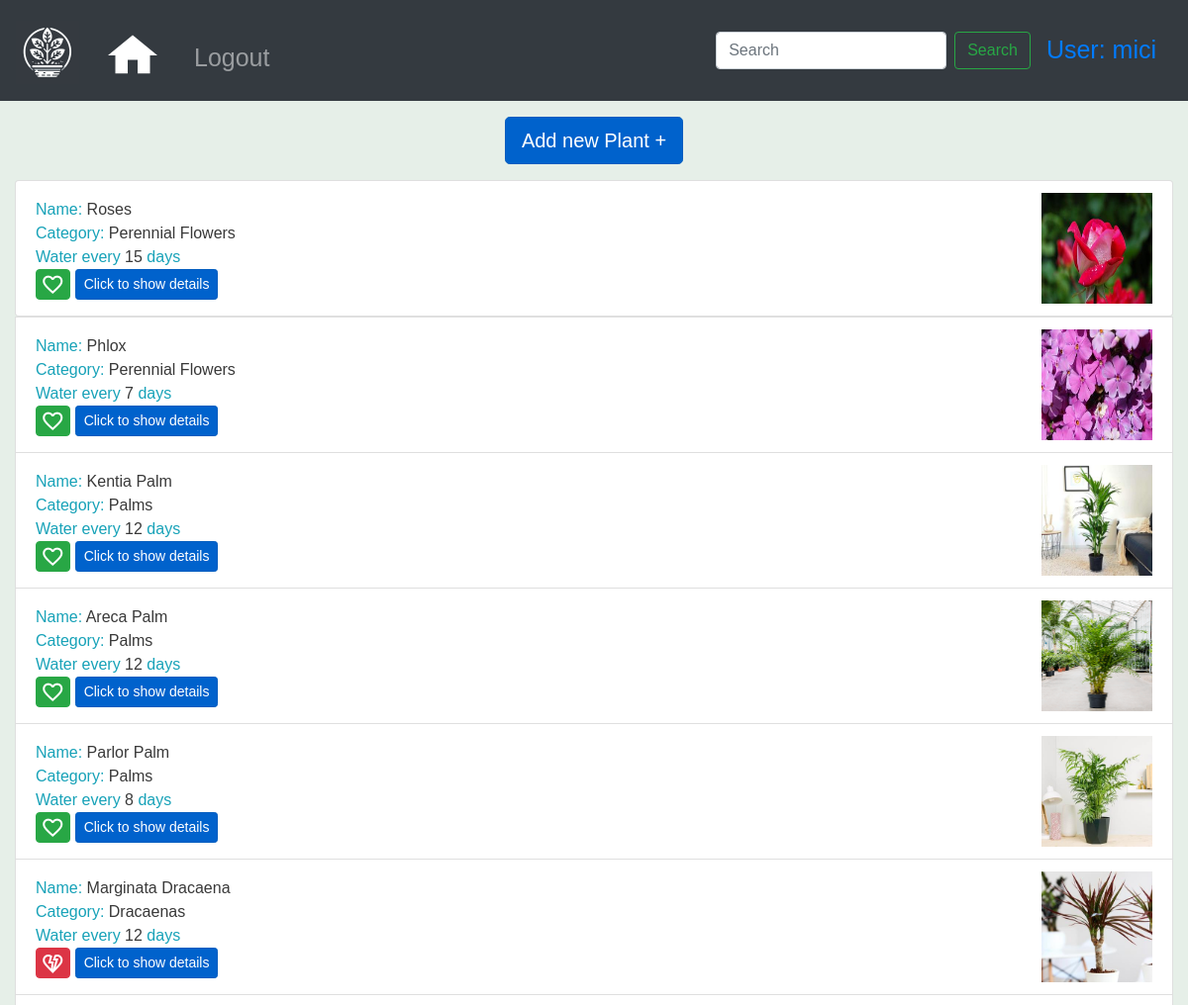
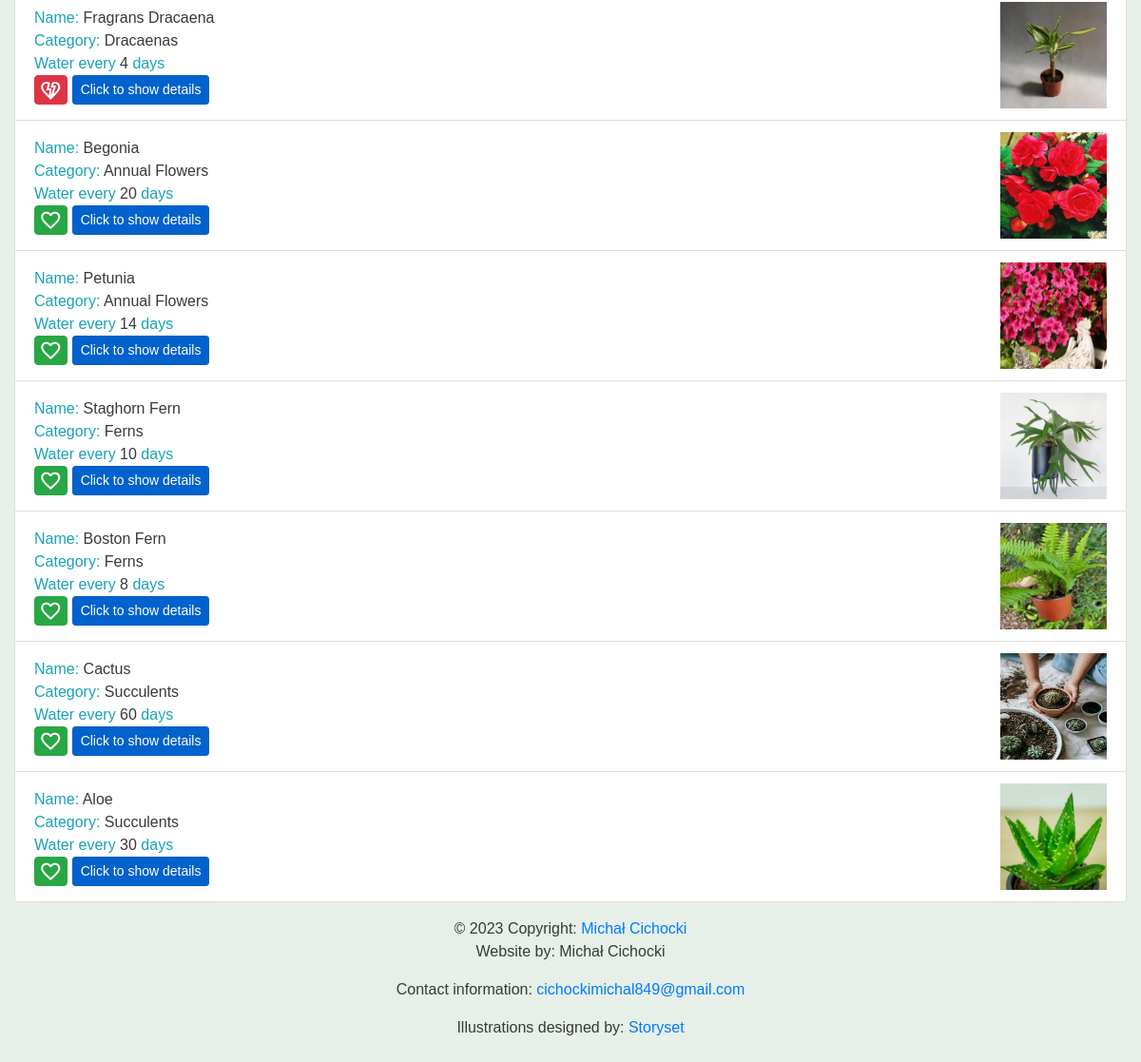
Page /plants/ (signed in) on the committed database (2 pictures, top to bottom).
### schedule_keeper/models.py (models this page shows, shortened)
class Plant(models.Model):
    name = models.CharField(max_length=255)
    description = models.TextField(blank=True, null=True)
    category = models.ForeignKey(Category, on_delete=models.CASCADE)
    watering_frequency = models.PositiveIntegerField(help_text="Watering frequency in days")
    img = models.ImageField(upload_to=upload_to, null=True, blank=True)
    creator = models.ForeignKey(User, on_delete=models.CASCADE)

class Category(models.Model):
    name = models.CharField(max_length=100)
    def __str__(self):
        return self.name

### schedule_keeper/views.py (the view)
# urls.py: path('plants/', views.plants, name='plants'),
@login_required
def plants(request):
    search = request.GET.get('search', None)
    if search:
        found_plants_queryset = Plant.objects.filter(
            Q(name__icontains=search) | Q(category__name__icontains=search))
        plant_list = list(found_plants_queryset)
        context = {'plant_list': plant_list, 'search': search}
    else:
        plant_list = Plant.objects.all()
        context = {'plant_list': plant_list}
    user = request.user
    for plant in plant_list:
        plant.is_following = Follow.is_following(user, plant)
    return render(request, 'schedule_keeper/plant_list.html', context)

### schedule_keeper/models.py (called while the page is built)
    @staticmethod
    def is_following(user, plant):
        return Follow.objects.filter(user=user, plant=plant).exists()

### schedule_keeper/templates/schedule_keeper/plant_list.html (shortened to what this page needs)
{% extends 'base.html' %}
{% load static %}
{% block extra-head %}
    <link rel="stylesheet" href={% static 'schedule_keeper/plant_list.css' %}>
{% endblock %}
{% block content %}
    <div class="add-plant-section">
        <a class="btn btn-primary btn-lg active" role="button" aria-pressed="true"
           href="{% url 'plant-create' %} ">Add new Plant +</a>
    </div>
    {% if plant_list %}
        <ul class="list-group">
            {% for plant in plant_list %}
                <li class="list-group-item">
                    <div class="plant-card">
                        <div class="plant-info">
                            <span class="text-info">Name: </span> <span>{{ plant.name }}</span>
                            <br>
                            <span class="text-info">Category: </span> <span>{{ plant.category }}</span>
                            <br>
                            <span class="text-info">Water every </span><span>{{ plant.watering_frequency }}</span><span
                                class="text-info"> days</span>
                            <br>
                            <form method="post" action="{% url 'follow-plant' plant.id %}">
                                {% if plant.is_following %}
                                    <button class="btn btn-danger follow-button-style" type="submit">
                                        <span class="material-symbols-outlined">heart_broken</span>
                                    </button>
                                {% else %}
                                    <button class="btn btn-success follow-button-style" type="submit">
                                        <span class="material-symbols-outlined">favorite</span>
                                    </button>
                                {% endif %}
                            </form>
                            <a class="btn btn-primary btn-sm active" role="button" aria-pressed="true"
                               href="/plants/{{ plant.id }}/">Click to show details</a>
                        </div>
                        {% if plant.img %}
                            <div class="plant-image-container">
                                <img class="plant-img" src={{ plant.img.url }} alt="plant_image">
                            </div>
                        {% endif %}
                    </div>
                </li>
                </ul>
            {% endfor %}
    {% else %}
        <div class="alert alert-warning mt-2" role="alert">
            No plants found for "{{ search }}".
        </div>
    {% endif %}
{% endblock %}

### templates/base.html (shortened to what this page needs)
<!doctype html>
{% load static %}
<html lang="en">
<head>
    <link rel="stylesheet" href="https://stackpath.bootstrapcdn.com/bootstrap/4.4.1/css/bootstrap.min.css"
>
    <link rel="stylesheet" href="https://cdnjs.cloudflare.com/ajax/libs/font-awesome/4.7.0/css/font-awesome.min.css">
    <link rel="stylesheet" href={% static 'css/base.css' %}>
    {% block extra-head %}{% endblock %}
</head>
<body>
<nav class="navbar navbar-expand-sm navbar-dark bg-dark sticky-top">
    <a class="navbar-brand" href="/">
        <img class="mt-1" src={% static 'logo.jpg' %} alt="Potted Plant Logo">
    </a>
    <div class="collapse navbar-collapse" id="navbarSupportedContent">
        <ul class="navbar-nav mr-auto">
            <li class="nav-item mt-1 active">
                <a class="nav-link" href="/plants/">
            </li>
            {% if user.is_authenticated %}
                <li class="nav-item">
                    <a class="nav-link mt-2" href="/accounts/logout">Logout</a>
                </li>
            {% else %}
                <li class="nav-item">
                    <a class="nav-link mt-2" href="/accounts/login">Login</a>
                </li>
            {% endif %}
        </ul>
        <form action="{% url 'plants' %}" class="form-inline my-2 my-lg-0">
            <input class="form-control mr-sm-2" type="search" placeholder="Search" aria-label="Search" name="search"
                   value="{{ search_text }}">
            <button class="btn btn-outline-success my-2 my-sm-0" type="submit">Search</button>
        </form>
        {% if user.is_authenticated %}
            <a class="nav-link" href="/accounts/profile">User: {{ user.username }}</a>
        {% endif %}
    </div>
</nav>
<div class="container-fluid">
    {% block content %}
    {% endblock %}
</div>
<footer class="page-footer font-small blue">
    <div class="footer-copyright text-center py-3">© 2023 Copyright:
        <a href="https://www.linkedin.com/in/michał-cichocki/"> Michał Cichocki</a>
        <p>Website by: Michał Cichocki</p>
        <p>Contact information: <a href="mailto:cichockimichal849@gmail.com">cichockimichal849@gmail.com</a></p>
        <p>Illustrations designed by: <a href="https://storyset.com/illustration/people-taking-care-of-plants/amico">Storyset</a>
        </p>
    </div>
</footer>
</body>
</html>

### static/css/base.css (style rules this page uses)
.navbar { min-height: 100px; font-size: 25px; }
.navbar-brand > img { width: 4rem; height: 4rem; }
body { font-family: 'Source Sans Pro', sans-serif; background-color: #e6efe8; color: #393939; }
.nav-link > svg { margin-top: .4rem; }
nav { background-color: black; }

### schedule_keeper/static/schedule_keeper/plant_list.css (style rules this page uses)
form { display: inline; }
.follow-button-style { width: 2.2rem; height: 1.90rem; text-align: center; padding: 0.14rem 0.05rem 0 0; margin-top: 0.01rem; }
.add-plant-section { display: flex; justify-content: center; margin-top: 1rem; margin-bottom: 1rem; }
.plant-card { display: flex; flex-direction: row; justify-content: space-between; align-items: center; }
.plant-img { width: 7rem; height: 7rem; }

### rows in the picture
Plant: name "Roses", category "Perennial Flowers", watering_frequency "15", img (picture)
Plant: name "Phlox", category "Perennial Flowers", watering_frequency "7", img (picture)
Plant: name "Kentia Palm", category "Palms", watering_frequency "12", img (picture)
Plant: name "Areca Palm", category "Palms", watering_frequency "12", img (picture)
Plant: name "Parlor Palm", category "Palms", watering_frequency "8", img (picture)
Plant: name "Marginata Dracaena", category "Dracaenas", watering_frequency "12", img (picture)
Plant: name "Fragrans Dracaena", category "Dracaenas", watering_frequency "4", img (picture)
Plant: name "Begonia", category "Annual Flowers", watering_frequency "20", img (picture)
Plant: name "Petunia", category "Annual Flowers", watering_frequency "14", img (picture)
Plant: name "Staghorn Fern", category "Ferns", watering_frequency "10", img (picture)
Plant: name "Boston Fern", category "Ferns", watering_frequency "8", img (picture)
Plant: name "Cactus", category "Succulents", watering_frequency "60", img (picture)
Plant: name "Aloe", category "Succulents", watering_frequency "30", img (picture)

### other values in the picture
{{ user.username }} "mici"
